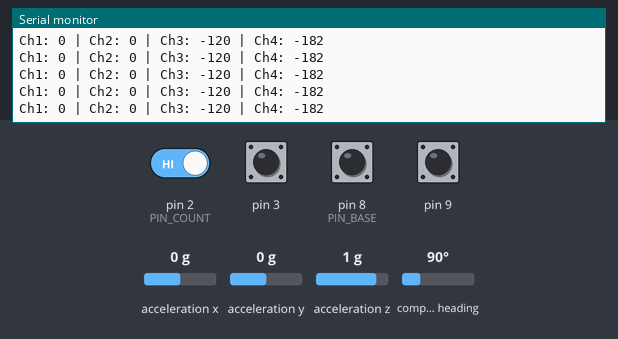
The sketch below on a simulated Arduino Uno, built with avr-gcc and run on an emulated ATmega328P. On the bench: the last lines printed to the serial monitor. The test bench sets the inputs (shaded band); at power-on: pin 2 (PIN_COUNT), pin 3, pin 8 (PIN_BASE), pin 9 HIGH, acceleration x 0 g, acceleration y 0 g, acceleration z 1 g, compass heading 90°.

Above: at 2.2 s.
2.3 s: pin 8 (PIN_BASE) pulsed LOW 2 times (0.12 s each, 0.3 s apart)
At 2.75 s:
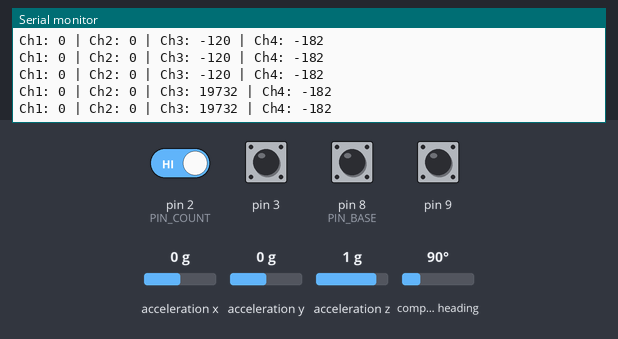
5.9 s: pin 8 (PIN_BASE) pulled LOW for 0.15 s
At 6.07 s:
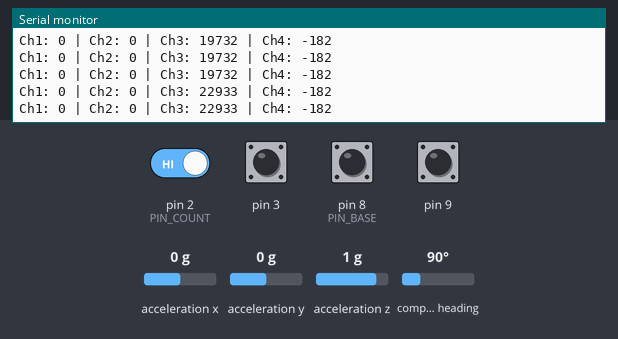
9.0 s: pin 8 (PIN_BASE) pulled LOW for 1 s
At 9.13 s:
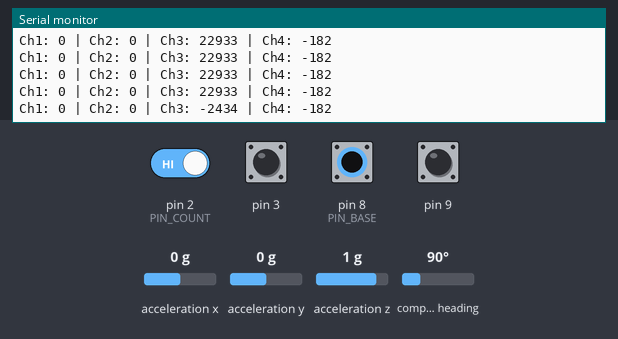
13.0 s: pin 2 (PIN_COUNT) driven LOW and pin 8 (PIN_BASE) driven LOW
At 13.14 s:
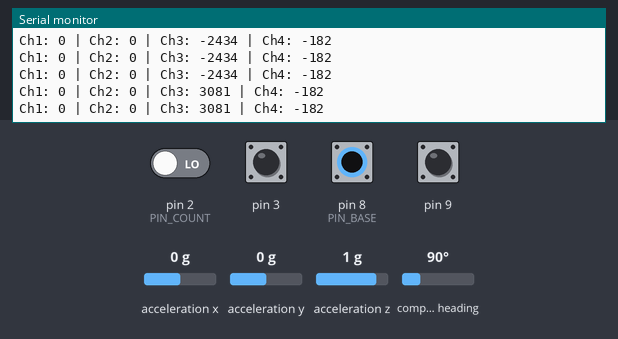
Timing chart, 0 to 16.0 s (numbered marks = the images above; inputs shaded):
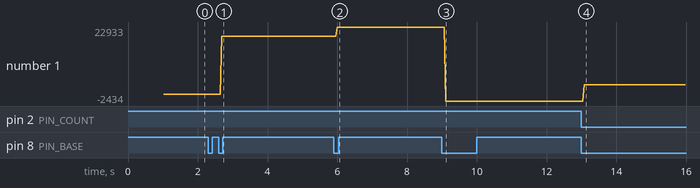

Measured:
- after the input at 2.3 s, the serial monitor: prints a new line after 0.38 s (image 1)
- after the input at 5.9 s, the serial monitor: prints a new line after 0.10 s (image 2)
- after the input at 9.0 s, the serial monitor: prints a new line after 0.10 s (image 3)
- after the input at 13.0 s, the serial monitor: prints a new line after 0.08 s (image 4)
- plotted number 1: -120 → 19732 after the input at 2.3 s, 19732 → 22933 after the input at 5.9 s, 22933 → -2434 after the input at 9.0 s, -2434 → 3081 after the input at 13.0 s

The sketch:

QuadPilot.ino
```cpp
#include "Input.h"
#include "Motors.h"
#include "IMU.h"

void setup() {
  Serial.begin(9600);
  beginInput();
  beginMotors();
  beginIMU();
}

void loop() {
  updateInput();
  updateIMU(inputs[CH1],inputs[CH2],inputs[CH3],inputs[CH4]);
  motorInput(imuOutput[CH1],imuOutput[CH2],imuOutput[CH3],imuOutput[CH4]);
  Serial.print("Ch1: ");
  Serial.print(imuOutput[0]);
  Serial.print(" | Ch2: ");
  Serial.print(imuOutput[1]);
  Serial.print(" | Ch3: ");
  Serial.print(imuOutput[2]);
  Serial.print(" | Ch4: ");
  Serial.println(imuOutput[3]);
}
```

IMU.cpp
```cpp
#include <PID_v1.h>
#include <Wire.h>
#include <Adafruit_Sensor.h>
#include <Adafruit_BNO055.h>
#include <utility/imumaths.h>
#include "IMU.h"

#define MAXANGLE 30
#define KP 2
#define KI 5
#define KD 1

//Yaw - X (CW = Positive)
//Roll - Z (Right = Positive)
//Pitch - Y (Forward = Positive)
Adafruit_BNO055 ahrs = Adafruit_BNO055(55);
float yOff = 0, zOff = 0;

double pidInputs[2] = {0,0};
double pidOutputs[2] = {0,0};
double pidSetpoints[2] = {0,0};
PID pids[2] = {PID(&pidInputs[0],&pidOutputs[0], &pidSetpoints[0], KP, KI, KD, DIRECT),
               PID(&pidInputs[0],&pidOutputs[0], &pidSetpoints[0], KP, KI, KD, REVERSE)};
int imuOutput[4] = {0,0,0,0};

int clip(int v, int mn, int mx)
{
  if (v<mn)
    return mn;
  if (v>mx)
    return mx;
  return v;
}

void beginIMU()
{
  //Start driver
  if (!ahrs.begin())
  {
    Serial.print("Failed to initialize IMU");
    while (1){}
  }

  //Determine offset
  int i = 0;
  for (; i<10; ++i)
  {
    sensors_event_t event;
    ahrs.getEvent(&event);
    yOff += event.orientation.y;
    zOff += event.orientation.z;
    delay(100);
  }
  yOff /= 10;
  zOff /= 10;

  //Set PID frequencies and start them
  pids[0].SetSampleTime(50);
  pids[1].SetSampleTime(50);
  pids[0].SetMode(AUTOMATIC);
  pids[1].SetMode(AUTOMATIC);
}

void updateIMU(int aileron, int elevator, int throttle, int yaw)
{
  sensors_event_t event;
  ahrs.getEvent(&event);
  int aPitch = event.orientation.y;
  int aRoll = event.orientation.z;

  int dRoll = map(aileron,-50,50,-MAXANGLE,MAXANGLE)/2;
  int dPitch = map(elevator,-50,50,-MAXANGLE,MAXANGLE)/2;

  pidSetpoints[0] = dRoll;
  pidSetpoints[1] = dPitch;
  pidInputs[0] = aRoll;
  pidInputs[1] = aPitch;

  //imuOutput[0] = clip(map((dRoll-aRoll),-MAXANGLE,MAXANGLE,-50,50),-50,50)+7; //possibly multiply the angle difference?
  //imuOutput[1] = clip(map((aPitch-dPitch),-MAXANGLE,MAXANGLE,-50,50),-50,50); //negate input for this channel
  imuOutput[0] = pidOutputs[0];
  imuOutput[1] = pidOutputs[1];

  imuOutput[2] = throttle;
  imuOutput[3] = yaw;
}
```

IMU.h
```cpp
#ifndef IMU_H
#define IMU_H

extern int imuOutput[4];

void beginIMU();

void updateIMU(int aileron, int elevatoer, int throttle, int yaw);

#endif
```

Input.cpp
```cpp
#include "Input.h"
#include <PinChangeInt.h>

#define PIN_COUNT 2
#define PIN_BASE 8

//RANGES (Min, Mid, Max):
//Aileron (Ch1, 2): 1088, 1500, 1912
//Elevator (Ch2, 3): 1080, 1500, 1904
//Throttle (Ch3, 8): 1096, 1504, 1912
//Rudder (Ch4, 9): 1088, 1496, 1912

//PinChangeInt pins on channels 3 and 4
volatile unsigned long ch34Val[PIN_COUNT] = {0,0};
volatile unsigned long ch34Prev[PIN_COUNT] = {0,0};
volatile uint8_t lastPin;

//external intterrupt pins on channels 1 and 2
volatile unsigned long ch1Val = 0, ch2Val = 0;
volatile unsigned long ch1Prev = 0, ch2Prev = 0;

int inputs[4];

void falling();
void ch1Fall();
void ch2Fall();

void rising()
{
  lastPin = PCintPort::arduinoPin;
  PCintPort::attachInterrupt(lastPin, &falling, FALLING);
  ch34Prev[lastPin-PIN_BASE] = micros();
}

void falling() {
  lastPin = PCintPort::arduinoPin;
  PCintPort::attachInterrupt(lastPin, &rising, RISING);
  ch34Val[lastPin-PIN_BASE] = micros()-ch34Prev[lastPin-PIN_BASE];
}

void ch1Rise()
{
  ch1Prev = micros();
  attachInterrupt(digitalPinToInterrupt(2),&ch1Fall,FALLING);
}

void ch1Fall()
{
  ch1Val = micros()-ch1Prev;
  attachInterrupt(digitalPinToInterrupt(2),&ch1Rise,RISING);
}

void ch2Rise()
{
  ch2Prev = micros();
  attachInterrupt(digitalPinToInterrupt(3),&ch2Fall,FALLING);
}

void ch2Fall()
{
  ch2Val = micros()-ch2Prev;
  attachInterrupt(digitalPinToInterrupt(3),&ch2Rise,RISING);
}

void beginInput()
{
  for (int i = PIN_BASE; i<PIN_COUNT+PIN_BASE; ++i)
  {
    pinMode(i, INPUT); digitalWrite(i, HIGH);
    PCintPort::attachInterrupt(i, &rising, RISING);
  }
  pinMode(2,INPUT); digitalWrite(2,HIGH);
  pinMode(3,INPUT); digitalWrite(3,HIGH);
  attachInterrupt(digitalPinToInterrupt(2),&ch1Rise,RISING);
  attachInterrupt(digitalPinToInterrupt(3),&ch2Rise,RISING);
}

void updateInput()
{
  inputs[2] = map(ch34Val[0],1096,1912,0,90);
  int mn = -50;
  int mx = 50;

  inputs[0] = map(ch1Val,1088,1912,mn,mx);
  inputs[1] = map(ch2Val,1080,1904,mn,mx); //reversed mn/mx to invert channel
  inputs[3] = map(ch34Val[1],1088,1912,mn,mx);
}
```

Input.h
```cpp
#ifndef INPUT_H
#define INPUT_H

#define CH1 0
#define CH2 1
#define CH3 2
#define CH4 3

//CH3 = [0,100]
//CH1/2/4 = [-50,50]
extern int inputs[4];

void updateInput();

void beginInput();

#endif
```

Motors.cpp
```cpp
#include <Adafruit_PWMServoDriver.h>
#include "Motors.h"

#define SENSITIVITY 8

#define ESCMIN 2200
#define ESCMAX 3600

#define FRONTRIGHT 0
#define FRONTLEFT 1
#define BACKRIGHT 2
#define BACKLEFT 3

Adafruit_PWMServoDriver escs = Adafruit_PWMServoDriver();
int motorVals[4];

void beginMotors()
{
  escs.begin();
  escs.setPWMFreq(480); //play with this to figure out a good number
  for (int i = 0; i<4; ++i)
    motorVals[i] = 0;
}

void motorInput(int R, int P, int T, int Y)
{
  T = map(T,0,100,0,90);
  R = map(R,-50,50,-T/SENSITIVITY,T/SENSITIVITY);
  P = map(P,-50,50,-T/SENSITIVITY,T/SENSITIVITY);
  Y = map(Y,-50,50,-T/SENSITIVITY,T/SENSITIVITY);

  motorVals[FRONTRIGHT] = map(T+P-R-Y, 0, 100, ESCMIN, ESCMAX);
  motorVals[FRONTLEFT] = map(T+P+R+Y, 0, 100, ESCMIN, ESCMAX);
  motorVals[BACKRIGHT] = map(T-P-R+Y, 0, 100, ESCMIN, ESCMAX);
  motorVals[BACKLEFT] = map(T-P+R-Y, 0, 100, ESCMIN, ESCMAX);
  escs.setPWM(FRONTRIGHT,0,motorVals[FRONTRIGHT]);
  escs.setPWM(FRONTLEFT,0,motorVals[FRONTLEFT]);
  escs.setPWM(BACKLEFT,0,motorVals[BACKLEFT]);
  escs.setPWM(BACKRIGHT,0,motorVals[BACKRIGHT]);
}
```

Motors.h
```cpp
#ifndef MOTORS_H
#define MOTORS_H

void beginMotors();

//aileron,elevator,spin range = [-50,50]
//throttle range = [0,100]
void motorInput(int aileron, int elevator, int throttle, int spin);

#endif
```
